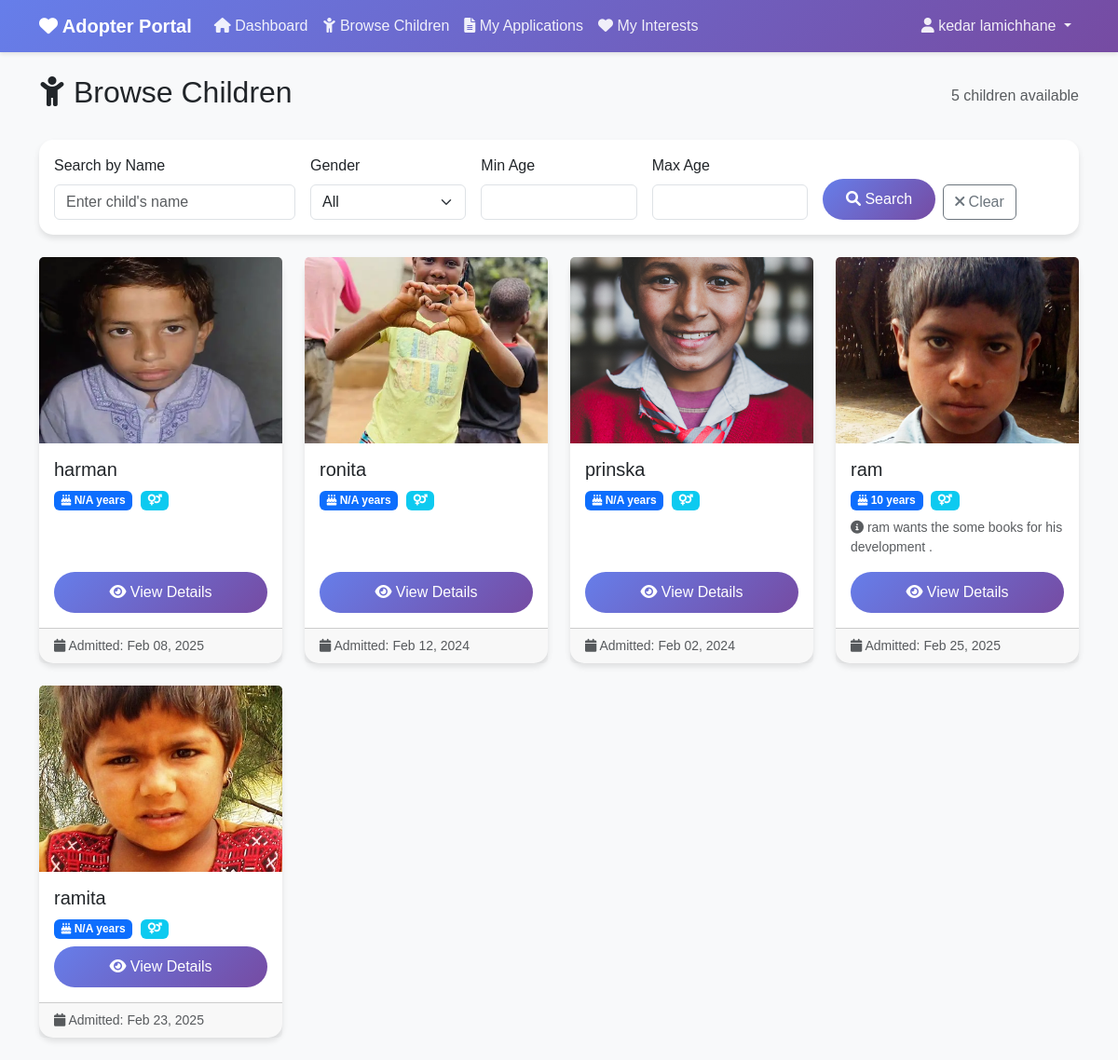
Page /adopter/browse-children/ (signed in) on the committed database.
### orphanage/models.py (models this page shows, shortened)
class Child(models.Model):
    name = models.CharField(max_length=100)
    gender = models.CharField(
        max_length=10,
        choices=[('Male', 'Male'), ('Female', 'Female'), ('Other', 'Other')]
    )
    admission_date = models.DateField(default=date.today)
    photo = models.ImageField(upload_to='child_photos/', null=True, blank=True)
    priority = models.IntegerField(default=1)
    need = models.TextField(blank=True, null=True)
    age = models.IntegerField(null=True, blank=True)
    child_need_fulfilled = models.BooleanField(default=False)
    date_of_birth = models.DateField(null=True, blank=True, help_text="Child's date of birth")
    background = models.TextField(blank=True, null=True, help_text="Child's background story and history")
    hobbies_interests = models.TextField(blank=True, null=True, help_text="Child's hobbies, interests, and activities")
    personality = models.TextField(blank=True, null=True, help_text="Child's personality traits and characteristics")
    health_status = models.TextField(blank=True, null=True, help_text="Health conditions and medical information")
    education_level = models.CharField(max_length=50, blank=True, null=True, help_text="Current education level")
    favorite_subjects = models.CharField(max_length=200, blank=True, null=True, help_text="Favorite subjects or activities")
    special_skills = models.TextField(blank=True, null=True, help_text="Special talents or skills")
    dietary_requirements = models.TextField(blank=True, null=True, help_text="Any dietary restrictions or preferences")
    languages_spoken = models.CharField(max_length=200, blank=True, null=True, help_text="Languages the child speaks")
    is_available_for_adoption = models.BooleanField(default=True, help_text="Whether child is available for adoption")
    adoption_notes = models.TextField(blank=True, null=True, help_text="Special notes for potential adopters")

### orphanage/views/adopter_views.py (the view)
# urls.py: path('adopter/browse-children/', adopter_views.browse_children, name='browse_children'),
@login_required
def browse_children(request):
    try:
        adopter = request.user.adopter_profile
    except Adopter.DoesNotExist:
        messages.error(request, 'Adopter profile not found.')
        return redirect('orphanage:adopter_register')
    search_query = request.GET.get('search', '')
    gender_filter = request.GET.get('gender', '')
    age_min = request.GET.get('age_min', '')
    age_max = request.GET.get('age_max', '')
    applied_child_ids = AdoptionApplication.objects.filter(adopter=adopter).values_list('child_id', flat=True)
    children = Child.objects.exclude(id__in=applied_child_ids)
    if search_query:
        children = children.filter(name__icontains=search_query)
    if gender_filter:
        children = children.filter(gender=gender_filter)
    if age_min:
        children = children.filter(age__gte=age_min)
    if age_max:
        children = children.filter(age__lte=age_max)
    paginator = Paginator(children, 12)
    page_number = request.GET.get('page')
    page_obj = paginator.get_page(page_number)
    context = {
        'page_obj': page_obj,
        'search_query': search_query,
        'gender_filter': gender_filter,
        'age_min': age_min,
        'age_max': age_max,
    }
    return render(request, 'orphanage/adopter/browse_children.html', context)

### orphanage/templates/orphanage/adopter/browse_children.html (shortened to what this page needs)
{% extends "orphanage/adopter/base.html" %}
{% block content %}
<div class="row">
    <div class="col-12">
        <div class="d-flex justify-content-between align-items-center mb-4">
            <h2><i class="fas fa-child"></i> Browse Children</h2>
            <div class="text-muted">
                {{ page_obj.paginator.count }} children available
            </div>
        </div>
    </div>
</div>
<div class="card mb-4">
    <div class="card-body">
        <form method="get" class="row g-3">
            <div class="col-md-3">
                <label for="search" class="form-label">Search by Name</label>
                <input type="text" class="form-control" id="search" name="search"
                       value="{{ search_query }}" placeholder="Enter child's name">
            </div>
            <div class="col-md-2">
                <label for="gender" class="form-label">Gender</label>
                <select class="form-select" id="gender" name="gender">
                    <option value="">All</option>
                </select>
            </div>
            <div class="col-md-2">
                <label for="age_min" class="form-label">Min Age</label>
                <input type="number" class="form-control" id="age_min" name="age_min"
                       value="{{ age_min }}" min="0" max="18">
            </div>
            <div class="col-md-2">
                <label for="age_max" class="form-label">Max Age</label>
                <input type="number" class="form-control" id="age_max" name="age_max"
                       value="{{ age_max }}" min="0" max="18">
            </div>
            <div class="col-md-3 d-flex align-items-end">
                <button type="submit" class="btn btn-primary me-2">
                    <i class="fas fa-search"></i> Search
                </button>
                <a href="{% url 'orphanage:browse_children' %}" class="btn btn-outline-secondary">
                    <i class="fas fa-times"></i> Clear
                </a>
            </div>
        </form>
    </div>
</div>
{% if page_obj %}
    <div class="row">
        {% for child in page_obj %}
        <div class="col-md-4 col-lg-3 mb-4">
            <div class="card h-100">
                {% if child.photo %}
                    <img src="{{ child.photo.url }}" class="card-img-top" alt="{{ child.name }}"
                         style="height: 200px; object-fit: cover;">
                {% else %}
                    <div class="card-img-top bg-light d-flex align-items-center justify-content-center"
                         style="height: 200px;">
                        <i class="fas fa-user fa-4x text-muted"></i>
                    </div>
                {% endif %}
                <div class="card-body d-flex flex-column">
                    <h5 class="card-title">{{ child.name }}</h5>
                    <div class="mb-2">
                        <span class="badge bg-primary me-1">
                            <i class="fas fa-birthday-cake"></i> {{ child.age|default:"N/A" }} years
                        </span>
                        <span class="badge bg-info">
                            <i class="fas fa-venus-mars"></i> {{ child.gender }}
                        </span>
                    </div>
                    {% if child.background %}
                        <p class="card-text small text-muted">
                            <i class="fas fa-book"></i> {{ child.background|truncatechars:80 }}
                        </p>
                    {% elif child.personality %}
                        <p class="card-text small text-muted">
                            <i class="fas fa-smile"></i> {{ child.personality|truncatechars:80 }}
                        </p>
                    {% elif child.hobbies_interests %}
                        <p class="card-text small text-muted">
                            <i class="fas fa-palette"></i> {{ child.hobbies_interests|truncatechars:80 }}
                        </p>
                    {% elif child.need %}
                        <p class="card-text small text-muted">
                            <i class="fas fa-info-circle"></i> {{ child.need|truncatechars:80 }}
                        </p>
                    {% endif %}
                    <div class="mt-auto">
                        <a href="{% url 'orphanage:child_detail_adopter' child.id %}"
                           class="btn btn-primary w-100">
                            <i class="fas fa-eye"></i> View Details
                        </a>
                    </div>
                </div>
                <div class="card-footer text-muted small">
                    <i class="fas fa-calendar"></i>
                    Admitted: {{ child.admission_date|date:"M d, Y" }}
                </div>
            </div>
        </div>
        {% endfor %}
    </div>
{% endif %}
{% endblock %}

### orphanage/templates/orphanage/adopter/base.html (shortened to what this page needs)
{% load static %}
<!DOCTYPE html>
<html lang="en">
<head>
    <link href="https://cdn.jsdelivr.net/npm/bootstrap@5.3.3/dist/css/bootstrap.min.css" rel="stylesheet">
    <link href="https://cdnjs.cloudflare.com/ajax/libs/font-awesome/6.0.0/css/all.min.css" rel="stylesheet">
</head>
<body>
    <nav class="navbar navbar-expand-lg navbar-dark">
        <div class="container">
            <a class="navbar-brand" href="{% url 'orphanage:adopter_dashboard' %}">
                <i class="fas fa-heart"></i> Adopter Portal
            </a>
            <div class="collapse navbar-collapse" id="navbarNav">
                <ul class="navbar-nav me-auto">
                    <li class="nav-item">
                        <a class="nav-link" href="{% url 'orphanage:adopter_dashboard' %}">
                            <i class="fas fa-home"></i> Dashboard
                        </a>
                    </li>
                    <li class="nav-item">
                        <a class="nav-link" href="{% url 'orphanage:browse_children' %}">
                            <i class="fas fa-child"></i> Browse Children
                        </a>
                    </li>
                    <li class="nav-item">
                        <a class="nav-link" href="{% url 'orphanage:my_applications' %}">
                            <i class="fas fa-file-alt"></i> My Applications
                        </a>
                    </li>
                    <li class="nav-item">
                        <a class="nav-link" href="{% url 'orphanage:my_interests' %}">
                            <i class="fas fa-heart"></i> My Interests
                        </a>
                    </li>
                </ul>
                <ul class="navbar-nav">
                    <li class="nav-item dropdown">
                        <a class="nav-link dropdown-toggle" href="#" id="navbarDropdown" role="button" data-bs-toggle="dropdown">
                            <i class="fas fa-user"></i> {{ user.get_full_name|default:user.username }}
                        </a>
                    </li>
                </ul>
            </div>
        </div>
    </nav>
    <div class="container mt-4">
        {% block content %}
        {% endblock %}
    </div>
</body>
</html>

### orphanage/templates/orphanage/adopter/base.html (style rules this page uses)
body { font-family: 'Arial', sans-serif; background-color: #f8f9fa; }
.navbar { background: linear-gradient(135deg, #667eea 0%, #764ba2 100%); box-shadow: 0 2px 4px rgba(0,0,0,0.1); }
.navbar-brand { font-weight: bold; color: white !important; }
.navbar-nav .nav-link { color: rgba(255,255,255,0.9) !important; font-weight: 500; transition: color 0.3s; }
.card { border: none; border-radius: 15px; box-shadow: 0 4px 6px rgba(0,0,0,0.1); transition: transform 0.3s, box-shadow 0.3s; }
.btn-primary { background: linear-gradient(135deg, #667eea 0%, #764ba2 100%); border: none; border-radius: 25px; padding: 10px 25px; font-weight: 500; }

### rows in the picture
Child: photo (picture), name "harman", age "N/A", admission_date "Feb 08, 2025"
Child: photo (picture), name "ronita", age "N/A", admission_date "Feb 12, 2024"
Child: photo (picture), name "prinska", age "N/A", admission_date "Feb 02, 2024"
Child: photo (picture), name "ram", age "10", need "ram wants the some books for his development .", admission_date "Feb 25, 2025"
Child: photo (picture), name "ramita", age "N/A", admission_date "Feb 23, 2025"

### other values in the picture
{{ user.get_full_name|default:user.username }} "kedar lamichhane"
{{ page_obj.paginator.count }} "5"
